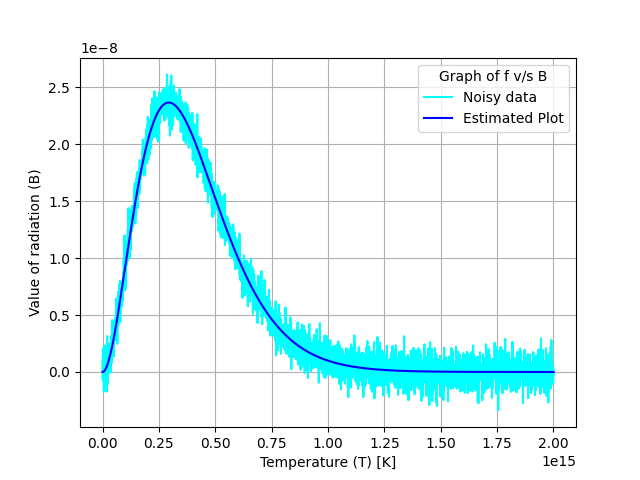

Reproduce this figure in Python.
from scipy.optimize import curve_fit
import numpy as np
import matplotlib.pyplot as plt

import warnings
warnings.simplefilter("ignore")                         # for ignoring Overflow warnings

PLANCK_CONSTANT = np.float64("6.62607015e-34")
SPEED_OF_LIGHT = np.float64("299792458")                # defining Constants
BOLTZMANN_CONSTANT = np.float64("1.380649e-23")

data = np.loadtxt("dataset3.txt")                       # importing datasets and extracing data
f = data[:, 0]
B = data[:, 1]

def mapping(x, T):                                     
    return (2*PLANCK_CONSTANT*(x**3)/((SPEED_OF_LIGHT**2)*(np.exp((PLANCK_CONSTANT*x)/(BOLTZMANN_CONSTANT*T)) - 1)))

initial_guess_T = np.float64("150") 
args, _ = curve_fit(mapping, f, B, initial_guess_T, maxfev = 1000000)           # calling curve_fit to get temperature
B1 = mapping(f, args[0])

print(f"T = {args[0]}")

plt.grid('True')
plt.plot(f, B, label = "Noisy data", color = "cyan")
plt.plot(f, B1, label = "Estimated Plot", color = "blue")
plt.xlabel("Temperature (T) [K]")                                           # plotting the curve with appropriate labels
plt.ylabel("Value of radiation (B)")                
plt.legend(["Noisy data", "Estimated Plot"], title = 'Graph of f v/s B')
plt.savefig('dataset3_1.png')